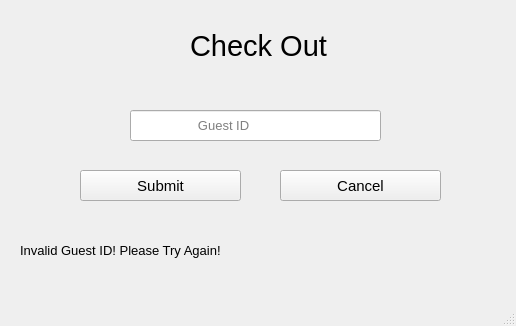
<?xml version="1.0" encoding="UTF-8"?>
<ui version="4.0">
 <class>checkout</class>
 <widget class="QMainWindow" name="checkout">
  <property name="geometry">
   <rect>
    <x>0</x>
    <y>0</y>
    <width>516</width>
    <height>326</height>
   </rect>
  </property>
  <property name="windowTitle">
   <string>MainWindow</string>
  </property>
  <widget class="QWidget" name="centralwidget">
   <widget class="QLabel" name="checkout_label">
    <property name="geometry">
     <rect>
      <x>190</x>
      <y>20</y>
      <width>171</width>
      <height>51</height>
     </rect>
    </property>
    <property name="font">
     <font>
      <pointsize>22</pointsize>
     </font>
    </property>
    <property name="text">
     <string>Check Out</string>
    </property>
   </widget>
   <widget class="QPushButton" name="guest_submit">
    <property name="geometry">
     <rect>
      <x>80</x>
      <y>170</y>
      <width>161</width>
      <height>31</height>
     </rect>
    </property>
    <property name="font">
     <font>
      <pointsize>11</pointsize>
     </font>
    </property>
    <property name="text">
     <string>Submit</string>
    </property>
   </widget>
   <widget class="QLabel" name="guestidnotfound_label">
    <property name="enabled">
     <bool>true</bool>
    </property>
    <property name="geometry">
     <rect>
      <x>20</x>
      <y>240</y>
      <width>271</width>
      <height>21</height>
     </rect>
    </property>
    <property name="font">
     <font>
      <pointsize>10</pointsize>
     </font>
    </property>
    <property name="toolTip">
     <string>&lt;html&gt;&lt;head/&gt;&lt;body&gt;&lt;p&gt;Name&lt;/p&gt;&lt;/body&gt;&lt;/html&gt;</string>
    </property>
    <property name="whatsThis">
     <string>&lt;html&gt;&lt;head/&gt;&lt;body&gt;&lt;p&gt;Name&lt;/p&gt;&lt;/body&gt;&lt;/html&gt;</string>
    </property>
    <property name="text">
     <string>Invalid Guest ID! Please Try Again!</string>
    </property>
   </widget>
   <widget class="QPushButton" name="back">
    <property name="geometry">
     <rect>
      <x>280</x>
      <y>170</y>
      <width>161</width>
      <height>31</height>
     </rect>
    </property>
    <property name="font">
     <font>
      <pointsize>11</pointsize>
     </font>
    </property>
    <property name="text">
     <string>Cancel</string>
    </property>
   </widget>
   <widget class="QLineEdit" name="guestid">
    <property name="geometry">
     <rect>
      <x>130</x>
      <y>110</y>
      <width>251</width>
      <height>31</height>
     </rect>
    </property>
    <property name="font">
     <font>
      <pointsize>10</pointsize>
     </font>
    </property>
    <property name="placeholderText">
     <string>                  Guest ID</string>
    </property>
   </widget>
  </widget>
  <widget class="QStatusBar" name="statusbar"/>
 </widget>
 <resources/>
 <connections/>
</ui>
